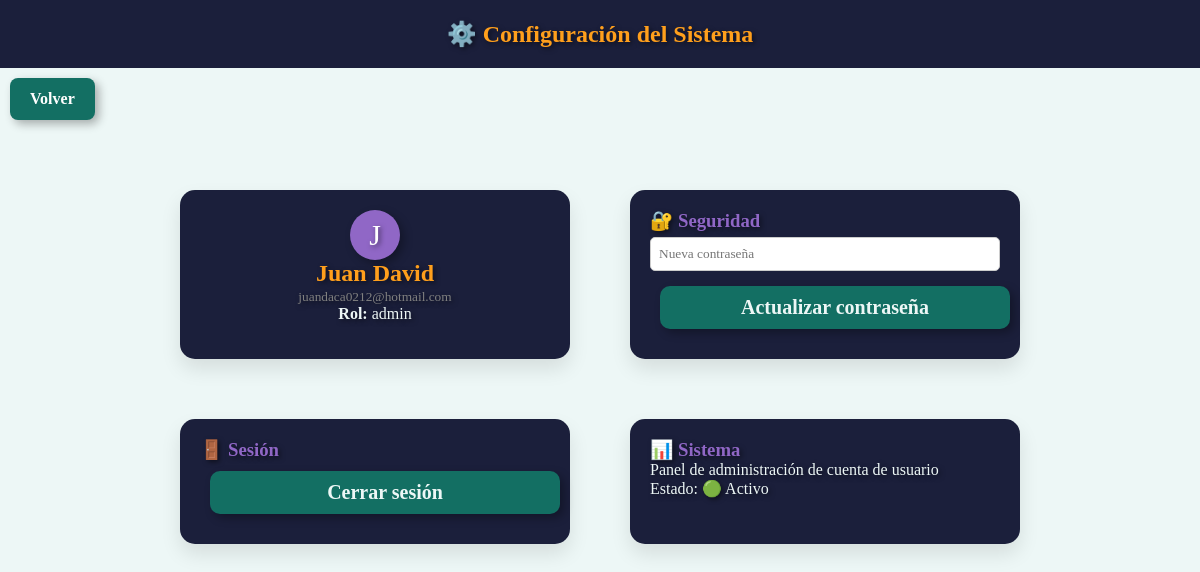
The page /phpPaginas/cuenta.php (signed in) on the database its author committed.
### tables this page shows
CREATE TABLE `usuarios` (
  `id` int(11) NOT NULL,
  `nombre` varchar(50) NOT NULL,
  `apellido` varchar(50) NOT NULL,
  `email` varchar(100) NOT NULL,
  `clave` varchar(255) NOT NULL,
  `rol` enum('usuario','admin') NOT NULL DEFAULT 'usuario',
  `fecha_registro` datetime DEFAULT current_timestamp(),
  `foto` varchar(255) DEFAULT 'default.png',
  `prueba_usada` tinyint(1) DEFAULT 0,
  `trial_inicio` datetime DEFAULT NULL,
  `trial_expiracion` datetime DEFAULT NULL,
  `plan` varchar(20) DEFAULT 'gratis'
);

### phpPaginas/cuenta.php (the view, shortened to what this page needs)
<?php
include("../conexion.php");
$id = $_SESSION['id_usuario'];
$user = mysqli_fetch_assoc(
    mysqli_query($enlace, "SELECT * FROM usuarios WHERE id = $id")
);
?>
<!DOCTYPE html>
<html lang="es">
<head>
<link rel="stylesheet" href="../styles.css">
</head>
<body>
<nav class="header">
  <h1>⚙️ Configuración del Sistema</h1>
</nav>
<button class="btn-menu" onclick="location.href='../phpPaginas/biblioteca.php'">Volver</button>
<nav class="container">
  <div class="card profile">
    <div class="avatar">
      <?= strtoupper($user['nombre'][0]) ?>
    </div>
    <h2><?= htmlspecialchars($user['nombre']) ?></h2>
    <small><?= htmlspecialchars($user['email']) ?></small>
    <p><strong>Rol:</strong> <?= $user['rol'] ?></p>
  </div>
  <div class="card">
    <h3>🔐 Seguridad</h3>
    <form method="POST">
      <input type="password" name="password" placeholder="Nueva contraseña" required>
      <button class="btn-green" name="cambiar_pass">
        Actualizar contraseña
      </button>
    </form>
  </div>
  <div class="card">
    <h3>🚪 Sesión</h3>
    <form method="POST">
      <button name="logout">
        Cerrar sesión
      </button>
    </form>
  </div>
  <div class="card">
    <h3>📊 Sistema</h3>
    <p>Panel de administración de cuenta de usuario</p>
    <p>Estado: 🟢 Activo</p>
  </div>
</nav>
</body>
</html>

### styles.css (style rules this page uses)
* { margin: 0; padding: 0; box-sizing: border-box; }
html { scroll-behavior: smooth; overflow-x: hidden; }
body { text-shadow: 2px 2px 5px rgba(0,0,0,0.5); box-sizing: border-box; margin: 0; padding: 0; font-family: Bahnschrift Condensed; overflow-x: hidden; }
h1 { color:#ff9f1c; }
h2 { color:#ff9f1c; }
h3 { color: #9067c6; }
p { color: #edf7f6; }
div { border-radius: 10px; justify-content: center; align-items: center; margin: 20px; padding: 20px; box-shadow: 4px 4px 10px rgba(0,0,0,0.3); transition: all 0.8s ease; }
nav { padding: 10px; }
button { font-family: Bahnschrift Condensed; border-radius: 10px; padding: 10px; margin: 10px; font-weight: bold; font-size: 20px; background-color: #136f63; color: #edf7f6; cursor: pointer; transition: 0.3s; border: none; box-shadow: 4px 4px 10px rgba(0,0,0,0.3); }
input, select { padding: 8px; margin: 5px 0; border-radius: 5px; border: 1px solid #ccc; width: 100%; box-sizing: border-box; font-family: bahnschrift condensed; }
.btn-menu { text-decoration: none; color: white; font-weight: bold; padding: 8px 15px; border-radius: 5px; }
.btn-menu { border: none; padding: 12px 20px; font-size: 16px; font-weight: bold; border-radius: 8px; margin: 10px; cursor: pointer; transition: 0.3s; }
.avatar { width: 50px; height: 50px; border-radius: 50%; object-fit: cover; cursor: pointer; }

### phpPaginas/cuenta.php (style rules this page uses)
:root { --dark:#1B1F3B; --green:#136F63; --light:#EDF7F6; --purple:#9067C6; --orange:#FF9F1C; }
body { margin:0; font-family:Segoe UI; background:var(--light); }
.header { background:var(--dark); color:white; padding:20px; text-align:center; }
.container { max-width:900px; margin:30px auto; display:grid; grid-template-columns:1fr 1fr; gap:20px; }
.card { background:white; padding:20px; border-radius:15px; box-shadow:0 10px 20px rgba(0,0,0,0.1); background-color: #1b1f3b; }
.profile { text-align:center; }
.avatar { width:80px; height:80px; background:var(--purple); border-radius:50%; margin:auto; display:flex; align-items:center; justify-content:center; color:white; font-size:30px; }
input { width:100%; padding:10px; margin-top:10px; border-radius:8px; border:1px solid #ccc; }
button { width:100%; padding:10px; margin-top:10px; border:none; border-radius:8px; cursor:pointer; color:white; font-weight:bold; }
.btn-menu { align-self: left; width: auto; }
.btn-green { background:var(--green); }
small { color:gray; }

### rows shown on the page
usuarios: nombre "J", nombre "Juan David", email "juandaca0212@hotmail.com", rol "admin"
